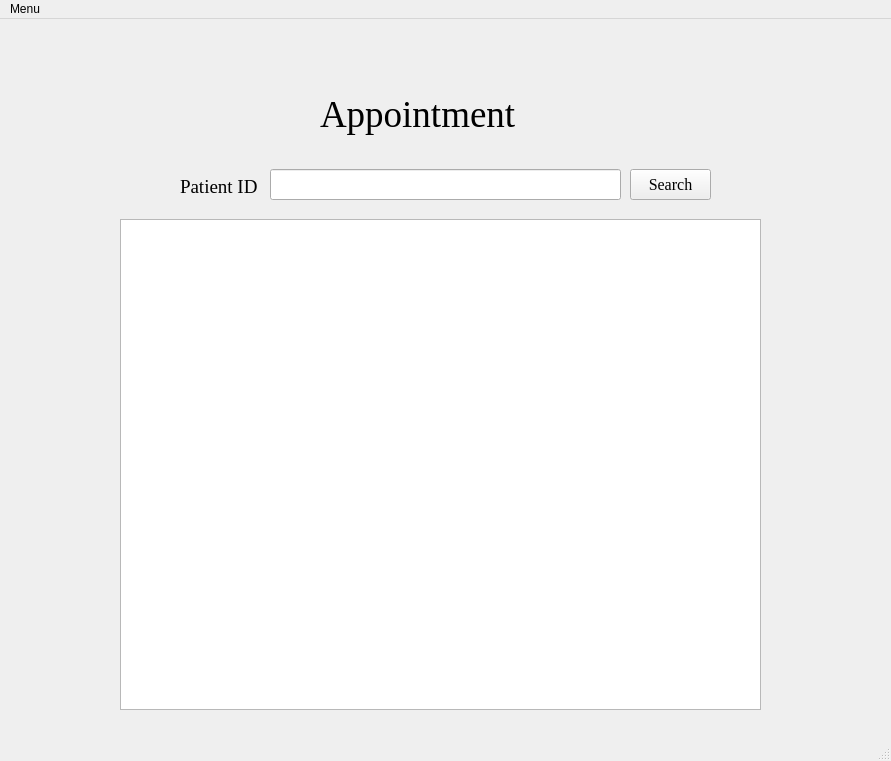
<?xml version="1.0" encoding="UTF-8"?>
<ui version="4.0">
 <class>MainWindow</class>
 <widget class="QMainWindow" name="MainWindow">
  <property name="geometry">
   <rect>
    <x>0</x>
    <y>0</y>
    <width>891</width>
    <height>761</height>
   </rect>
  </property>
  <property name="windowTitle">
   <string>MainWindow</string>
  </property>
  <widget class="QWidget" name="centralwidget">
   <widget class="QLabel" name="label">
    <property name="geometry">
     <rect>
      <x>320</x>
      <y>0</y>
      <width>341</width>
      <height>191</height>
     </rect>
    </property>
    <property name="font">
     <font>
      <family>Times New Roman</family>
      <pointsize>28</pointsize>
     </font>
    </property>
    <property name="text">
     <string>Appointment</string>
    </property>
   </widget>
   <widget class="QLabel" name="label_2">
    <property name="geometry">
     <rect>
      <x>180</x>
      <y>160</y>
      <width>101</width>
      <height>16</height>
     </rect>
    </property>
    <property name="font">
     <font>
      <family>Times New Roman</family>
      <pointsize>14</pointsize>
     </font>
    </property>
    <property name="text">
     <string>Patient ID</string>
    </property>
   </widget>
   <widget class="QPushButton" name="searchButton">
    <property name="geometry">
     <rect>
      <x>630</x>
      <y>150</y>
      <width>81</width>
      <height>31</height>
     </rect>
    </property>
    <property name="font">
     <font>
      <family>Times New Roman</family>
      <pointsize>12</pointsize>
     </font>
    </property>
    <property name="text">
     <string>Search</string>
    </property>
   </widget>
   <widget class="QTableWidget" name="AppointmentSchedule">
    <property name="geometry">
     <rect>
      <x>120</x>
      <y>200</y>
      <width>641</width>
      <height>491</height>
     </rect>
    </property>
   </widget>
   <widget class="QLineEdit" name="lineEdit">
    <property name="geometry">
     <rect>
      <x>270</x>
      <y>150</y>
      <width>351</width>
      <height>31</height>
     </rect>
    </property>
    <property name="font">
     <font>
      <family>Calibri</family>
      <pointsize>12</pointsize>
     </font>
    </property>
   </widget>
  </widget>
  <widget class="QStatusBar" name="statusbar"/>
  <widget class="QMenuBar" name="menubar">
   <property name="geometry">
    <rect>
     <x>0</x>
     <y>0</y>
     <width>891</width>
     <height>21</height>
    </rect>
   </property>
   <widget class="QMenu" name="menuMenu">
    <property name="title">
     <string>Menu</string>
    </property>
    <addaction name="actionBack"/>
    <addaction name="actionDashboard"/>
    <addaction name="actionNew_Appointment"/>
    <addaction name="actionDelete"/>
   </widget>
   <addaction name="menuMenu"/>
  </widget>
  <action name="actionBack">
   <property name="icon">
    <iconset>
     <normaloff>fugue-icons-3.5.6/icons/arrow-curve-180-left.png</normaloff>fugue-icons-3.5.6/icons/arrow-curve-180-left.png</iconset>
   </property>
   <property name="text">
    <string>Back</string>
   </property>
  </action>
  <action name="actionNew_Appointment">
   <property name="icon">
    <iconset>
     <normaloff>fugue-icons-3.5.6/icons/notebook--plus.png</normaloff>fugue-icons-3.5.6/icons/notebook--plus.png</iconset>
   </property>
   <property name="text">
    <string>New Appointment</string>
   </property>
  </action>
  <action name="actionDelete">
   <property name="icon">
    <iconset>
     <normaloff>fugue-icons-3.5.6/icons/calendar-delete.png</normaloff>fugue-icons-3.5.6/icons/calendar-delete.png</iconset>
   </property>
   <property name="text">
    <string>Delete</string>
   </property>
  </action>
  <action name="actionDashboard">
   <property name="icon">
    <iconset>
     <normaloff>fugue-icons-3.5.6/icons/clipboard-sign-out.png</normaloff>fugue-icons-3.5.6/icons/clipboard-sign-out.png</iconset>
   </property>
   <property name="text">
    <string>Dashboard</string>
   </property>
  </action>
 </widget>
 <resources/>
 <connections/>
</ui>
